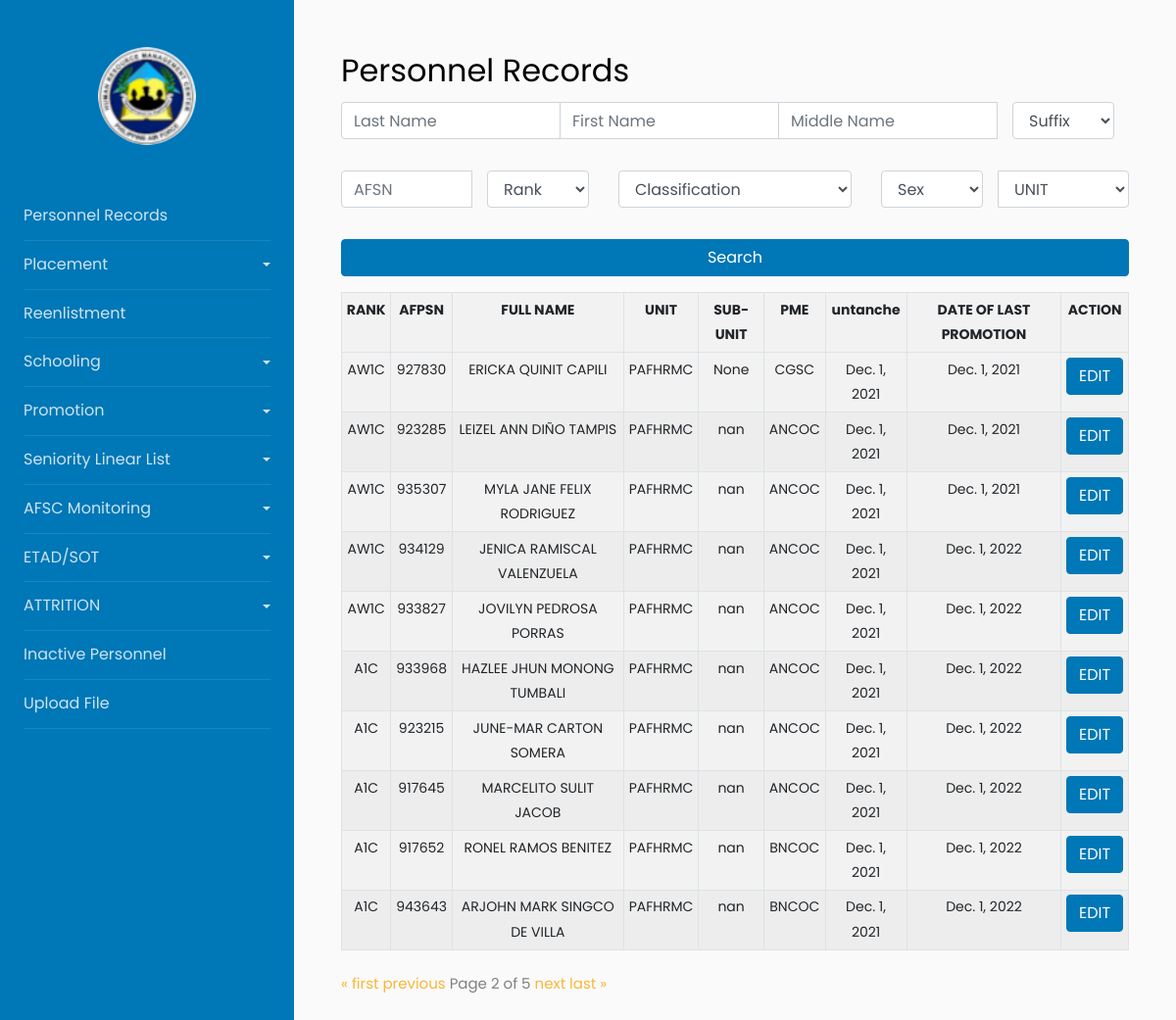
Screenshot of /?page=2 with the database file from the repository.
### myapp/models.py (models this page shows, shortened)
class PersonnelItem(models.Model):
    RANK = models.CharField(max_length=200)
    LAST_NAME = models.CharField(max_length=200)
    FIRST_NAME = models.CharField(max_length=200)
    MIDDLE_NAME = models.CharField(max_length=200)
    EXTENSION_NAME = models.CharField(max_length=200, blank=True, null=True)
    SERIAL_NUMBER = models.CharField(max_length=200)
    BOS = models.CharField(max_length=200)
    SEX = models.CharField(max_length=10)
    BIRTHDAY = models.DateField(blank=True, null=True)
    CONTACT_NUMBER = models.CharField(max_length=200, blank=True, null=True)
    ADDRESS = models.CharField(max_length=200, blank=True, null=True)
    CLASSIFICATION = models.CharField(max_length=200)
    CATEGORY = models.CharField(max_length=200)
    SOURCE_OF_ENLISTMENT_COMMISION =models.CharField(max_length=200)
    PILOT_RATED_NON_RATED = models.CharField(max_length=200, blank=True, null=True)
    AFSC = models.CharField(max_length=200, blank=True, null=True)
    HIGHEST_PME_COURSES = models.CharField(max_length=200, blank=True, null=True)
    EFFECTIVE_DATE_APPOINTMENT = models.DateField()
    EFFECTIVE_DATE_ENTERED = models.DateField()
    DATE_LAST_PROMOTION_APPOINTMENT = models.DateField(blank=True, null=True)
    UNIT = models.CharField(max_length=200, blank=True, null=True)
    SUB_UNIT = models.CharField(max_length=200, blank=True, null=True)
    DATE_FIRST_TRANCHE_REENLISTMENT = models.DateField( blank=True, null=True)
    DATE_SECOND_TRANCHE_REENLISTMENT = models.DateField( blank=True, null=True)

### myapp/views.py (the view)
# urls.py: path('', views.index, name='index'),
def index(request):
    last_name_query = request.GET.get('last_name')
    first_name_query = request.GET.get('first_name')
    middle_name_query = request.GET.get('middle_name')
    suffix_query = request.GET.get('suffix')
    afsn_query = request.GET.get('afsn')
    rank_query = request.GET.get('rank')
    classification_query = request.GET.get('classification')
    sex_query = request.GET.get('sex')
    unit_query = request.GET.get('unit')
    filters = Q()
    if last_name_query:
        filters &= Q(LAST_NAME__icontains=last_name_query)
    if first_name_query:
        filters &= Q(FIRST_NAME__icontains=first_name_query)
    if middle_name_query:
        filters &= Q(MIDDLE_NAME__icontains=middle_name_query)
    if suffix_query and suffix_query != "Suffix":
        filters &= Q(EXTENSION_NAME__icontains=suffix_query)
    if afsn_query:
        filters &= Q(SERIAL_NUMBER__icontains=afsn_query)  # Change this to 'SERIAL_NUMBER'
    if rank_query and rank_query != "Rank":
        filters &= Q(RANK__icontains=rank_query)
    if classification_query and classification_query != "Classification":
        filters &= Q(CLASSIFICATION__icontains=classification_query)
    if sex_query and sex_query != "Sex":
        filters &= Q(SEX__icontains=sex_query)
    if unit_query:
        filters &= Q(UNIT__icontains=unit_query)
    persons = PersonnelItem.objects.filter(filters)
    paginator = Paginator(persons, 10)
    page_num = request.GET.get("page")
    persons = paginator.get_page(page_num)
    return render(request, 'myapp/index.html', {
        'persons': persons,
        'last_name_query': last_name_query,
        'first_name_query': first_name_query,
        'middle_name_query': middle_name_query,
        'suffix_query': suffix_query,
        'afsn_query': afsn_query,
        'rank_query': rank_query,
        'classification_query': classification_query,
        'sex_query': sex_query,
        'unit_query': unit_query,
    })

### myapp/templates/myapp/index.html (shortened to what this page needs)
{% extends 'Base/base.html' %}
{% block content %}
<h2>Personnel Records</h2>
{% include 'myapp/searchforms.html' %}
{% include 'myapp/tablewithPaginator.html' %}
{% endblock %}

### myapp/templates/myapp/tablewithPaginator.html (shortened to what this page needs)
     <table class="table table-responsive-sm table-bordered table-striped table-sm">
      <tr>
          <th>RANK</th>
          <th>AFPSN</th>
          <th>FULL NAME</th>
          <th>UNIT</th>
          <th>SUB-UNIT</th>
          <th>PME</th>
          <th>untanche</th>
          <th>DATE OF LAST PROMOTION</th>
          <th>ACTION</th>
      </tr>
      {% for person in persons %}
      <tr>
        <td>{{ person.RANK }}</td>
        <td>{{ person.SERIAL_NUMBER }}</td>
        <td>{{ person.FIRST_NAME}} {{person.MIDDLE_NAME}} {{person.LAST_NAME}}</td>
        <td>{{ person.UNIT }}</td>
        <td>{{ person.SUB_UNIT }}</td>
        <td>{{ person.HIGHEST_PME_COURSES }}</td>
        <td>{{ person.DATE_FIRST_TRANCHE_REENLISTMENT }}</td>
        <td>{{ person.DATE_LAST_PROMOTION_APPOINTMENT }}</td>
        <td>
        <button
                class="btn btn-primary openModalButton"
                data-rank="{{ person.RANK }}"
                data-lastname="{{ person.LAST_NAME }}"
                data-firstname="{{ person.FIRST_NAME }}"
                data-middlename="{{ person.MIDDLE_NAME }}"
                data-suffix="{{ person.EXTENSION_NAME }}"
                data-afpsn="{{ person.SERIAL_NUMBER }}"
                data-unit="{{ person.UNIT }}"
                data-subunit="{{ person.SUB_UNIT }}"
                data-birthday="{{ person.BIRTHDAY|date:'d-b-Y' }}"
                data-contactnumber="{{ person.CONTACT_NUMBER }}"
                data-sex="{{ person.SEX }}"
                data-address="{{ person.ADDRESS }}"
                data-classification="{{ person.CLASSIFICATION }}"
                data-sourceofenlistmentcommission="{{ person.SOURCE_OF_ENLISTMENT_COMMISION }}"
                data-category="{{ person.CATEGORY }}"
                data-afsc="{{ person.AFSC }}"
                data-hpme="{{ person.HIGHEST_PME_COURSES }}"
                data-dateenteredmilitary="{{ person.EFFECTIVE_DATE_ENTERED|date:'d-b-Y' }}"
                data-lengthofservice="{{ person.LENGTH_OF_SERVICE }}"
                data-unaTranche="{{ person.DATE_FIRST_TRANCHE_REENLISTMENT|date:'Y-m-d' }}"
                data-dosTranche="{{ person.DATE_SECOND_TRANCHE_REENLISTMENT|date:'Y-m-d' }}"
                data-dateoflastetadsot="{{ person.DATE_SECOND_TRANCHE_REENLISTMENT|date:'Y-m-d' }}"
                data-pilotrating="{{ person.PILOT_RATED_NON_RATED }}"
                data-promotion="{{ person.DATE_LAST_PROMOTION_APPOINTMENT|date:'Y-m-d' }}"
                data-dateofcommissionship="{{ person.DATE_LAST_PROMOTION_APPOINTMENT|date:'d-b-Y' }}"
                data-toggle="modal"
                data-target="#myModal">EDIT</button>
        </td>
    </tr>
      {% endfor %}
  </table>
  {% include 'modals/updateModal.html' %}
  <div class="pagination">
    <span class="step-links">
        {% if persons.has_previous %}
            <a href="?page=1">&laquo; first</a>
            <a href="?page={{ persons.previous_page_number }}">previous</a>
        {% endif %}
        <span class="current">
            Page {{ persons.number }} of {{ persons.paginator.num_pages }}
        </span>
        {% if persons.has_next %}
            <a href="?page={{ persons.next_page_number }}">next</a>
            <a href="?page={{ persons.paginator.num_pages }}">last &raquo;</a>
        {% endif %}
    </span>
  </div>

### rows the page displays
PersonnelItem: RANK "AW1C", SERIAL_NUMBER "927830", FIRST_NAME "ERICKA", MIDDLE_NAME "QUINIT", LAST_NAME "CAPILI", UNIT "PAFHRMC", SUB_UNIT "None", HIGHEST_PME_COURSES "CGSC", DATE_FIRST_TRANCHE_REENLISTMENT "Dec. 1, 2021", DATE_LAST_PROMOTION_APPOINTMENT "Dec. 1, 2021"
PersonnelItem: RANK "AW1C", SERIAL_NUMBER "923285", FIRST_NAME "LEIZEL ANN", MIDDLE_NAME "DIÑO", LAST_NAME "TAMPIS", UNIT "PAFHRMC", SUB_UNIT "nan", HIGHEST_PME_COURSES "ANCOC", DATE_FIRST_TRANCHE_REENLISTMENT "Dec. 1, 2021", DATE_LAST_PROMOTION_APPOINTMENT "Dec. 1, 2021"
PersonnelItem: RANK "AW1C", SERIAL_NUMBER "935307", FIRST_NAME "MYLA JANE", MIDDLE_NAME "FELIX", LAST_NAME "RODRIGUEZ", UNIT "PAFHRMC", SUB_UNIT "nan", HIGHEST_PME_COURSES "ANCOC", DATE_FIRST_TRANCHE_REENLISTMENT "Dec. 1, 2021", DATE_LAST_PROMOTION_APPOINTMENT "Dec. 1, 2021"
PersonnelItem: RANK "AW1C", SERIAL_NUMBER "934129", FIRST_NAME "JENICA", MIDDLE_NAME "RAMISCAL", LAST_NAME "VALENZUELA", UNIT "PAFHRMC", SUB_UNIT "nan", HIGHEST_PME_COURSES "ANCOC", DATE_FIRST_TRANCHE_REENLISTMENT "Dec. 1, 2021", DATE_LAST_PROMOTION_APPOINTMENT "Dec. 1, 2022"
PersonnelItem: RANK "AW1C", SERIAL_NUMBER "933827", FIRST_NAME "JOVILYN", MIDDLE_NAME "PEDROSA", LAST_NAME "PORRAS", UNIT "PAFHRMC", SUB_UNIT "nan", HIGHEST_PME_COURSES "ANCOC", DATE_FIRST_TRANCHE_REENLISTMENT "Dec. 1, 2021", DATE_LAST_PROMOTION_APPOINTMENT "Dec. 1, 2022"
PersonnelItem: RANK "A1C", SERIAL_NUMBER "933968", FIRST_NAME "HAZLEE JHUN", MIDDLE_NAME "MONONG", LAST_NAME "TUMBALI", UNIT "PAFHRMC", SUB_UNIT "nan", HIGHEST_PME_COURSES "ANCOC", DATE_FIRST_TRANCHE_REENLISTMENT "Dec. 1, 2021", DATE_LAST_PROMOTION_APPOINTMENT "Dec. 1, 2022"
PersonnelItem: RANK "A1C", SERIAL_NUMBER "923215", FIRST_NAME "JUNE-MAR", MIDDLE_NAME "CARTON", LAST_NAME "SOMERA", UNIT "PAFHRMC", SUB_UNIT "nan", HIGHEST_PME_COURSES "ANCOC", DATE_FIRST_TRANCHE_REENLISTMENT "Dec. 1, 2021", DATE_LAST_PROMOTION_APPOINTMENT "Dec. 1, 2022"
PersonnelItem: RANK "A1C", SERIAL_NUMBER "917645", FIRST_NAME "MARCELITO", MIDDLE_NAME "SULIT", LAST_NAME "JACOB", UNIT "PAFHRMC", SUB_UNIT "nan", HIGHEST_PME_COURSES "ANCOC", DATE_FIRST_TRANCHE_REENLISTMENT "Dec. 1, 2021", DATE_LAST_PROMOTION_APPOINTMENT "Dec. 1, 2022"
PersonnelItem: RANK "A1C", SERIAL_NUMBER "917652", FIRST_NAME "RONEL", MIDDLE_NAME "RAMOS", LAST_NAME "BENITEZ", UNIT "PAFHRMC", SUB_UNIT "nan", HIGHEST_PME_COURSES "BNCOC", DATE_FIRST_TRANCHE_REENLISTMENT "Dec. 1, 2021", DATE_LAST_PROMOTION_APPOINTMENT "Dec. 1, 2022"
PersonnelItem: RANK "A1C", SERIAL_NUMBER "943643", FIRST_NAME "ARJOHN MARK", MIDDLE_NAME "SINGCO", LAST_NAME "DE VILLA", UNIT "PAFHRMC", SUB_UNIT "nan", HIGHEST_PME_COURSES "BNCOC", DATE_FIRST_TRANCHE_REENLISTMENT "Dec. 1, 2021", DATE_LAST_PROMOTION_APPOINTMENT "Dec. 1, 2022"

### other values shown
{{ persons.number }} "2"
{{ persons.paginator.num_pages }} "5"
